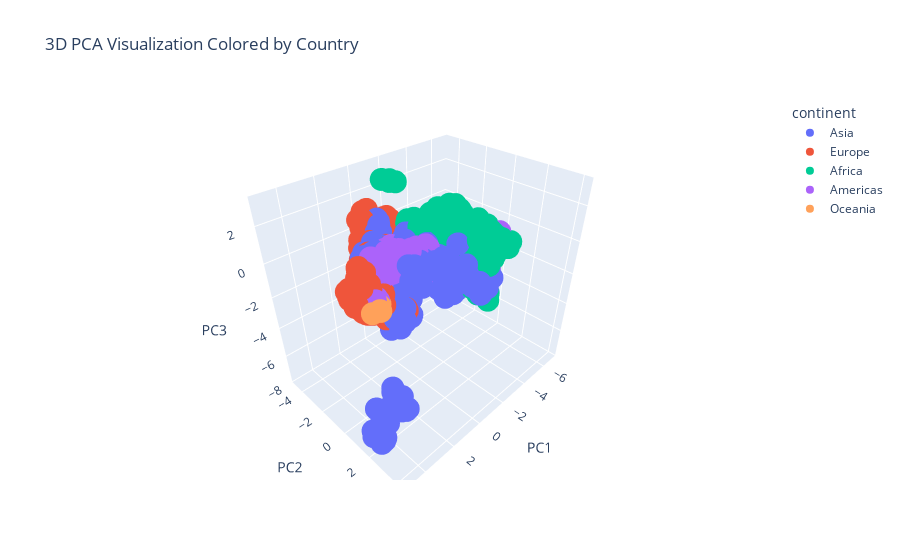

The code cell stored with this chart in its notebook:
### Code cell
import plotly.express as px

# Create a 3D scatter plot
fig = px.scatter_3d(
    final_data, 
    x='PC1', 
    y='PC2', 
    z='PC3', 
    color='continent',  # This will color the points by the 'country' attribute
    title='3D PCA Visualization Colored by Country'
)

# Show the plot
fig.show()

### Figure 1 — Plotly figure (JSON) as saved in the notebook; plotly's stock layout.template omitted (floating-point values rounded to 4 significant figures; data arrays with more than 128 entries replaced by an {"elided": "..."} marker saying what was removed)
{"data": [{"hovertemplate": "continent=Asia<br>PC1=%{x}<br>PC2=%{y}<br>PC3=%{z}<extra></extra>", "legendgroup": "Asia", "marker": {"color": "#636efa", "symbol": "circle"}, "mode": "markers", "name": "Asia", "scene": "scene", "showlegend": true, "type": "scatter3d", "x": {"elided": "568 float values"}, "y": {"elided": "568 float values"}, "z": {"elided": "568 float values"}}, {"hovertemplate": "continent=Europe<br>PC1=%{x}<br>PC2=%{y}<br>PC3=%{z}<extra></extra>", "legendgroup": "Europe", "marker": {"color": "#EF553B", "symbol": "circle"}, "mode": "markers", "name": "Europe", "scene": "scene", "showlegend": true, "type": "scatter3d", "x": {"elided": "521 float values"}, "y": {"elided": "521 float values"}, "z": {"elided": "521 float values"}}, {"hovertemplate": "continent=Africa<br>PC1=%{x}<br>PC2=%{y}<br>PC3=%{z}<extra></extra>", "legendgroup": "Africa", "marker": {"color": "#00cc96", "symbol": "circle"}, "mode": "markers", "name": "Africa", "scene": "scene", "showlegend": true, "type": "scatter3d", "x": {"elided": "474 float values"}, "y": {"elided": "474 float values"}, "z": {"elided": "474 float values"}}, {"hovertemplate": "continent=Americas<br>PC1=%{x}<br>PC2=%{y}<br>PC3=%{z}<extra></extra>", "legendgroup": "Americas", "marker": {"color": "#ab63fa", "symbol": "circle"}, "mode": "markers", "name": "Americas", "scene": "scene", "showlegend": true, "type": "scatter3d", "x": {"elided": "319 float values"}, "y": {"elided": "319 float values"}, "z": {"elided": "319 float values"}}, {"hovertemplate": "continent=Oceania<br>PC1=%{x}<br>PC2=%{y}<br>PC3=%{z}<extra></extra>", "legendgroup": "Oceania", "marker": {"color": "#FFA15A", "symbol": "circle"}, "mode": "markers", "name": "Oceania", "scene": "scene", "showlegend": true, "type": "scatter3d", "x": [3.669, 3.423, 3.513, 3.786, 3.867, 3.603, 3.633, 3.325, 3.695, 3.453, 3.526, 3.403, 3.395, 3.277, 3.936, 3.752, 3.608, 3.686, 3.843, 3.733, 3.918, 3.903, 4.298, 3.756, 4.051, 4.059, 3.722, 3.755], "y": [1.501, 1.268, 1.295, 1.457, 1.59, 1.267, 1.212, 1.112, 1.26, 0.955, 1.058, 0.5208, 0.4131, 0.5864, 1.818, 1.379, 1.458, 1.305, 1.682, 1.545, 1.342, 1.827, 1.783, 1.436, 1.538, 1.165, 1.108, 0.955], "z": [0.1926, 0.3575, 0.2217, 0.1594, 0.2397, 0.08392, 0.3409, -0.09684, 0.02971, -0.06156, -0.02543, 0.03576, 0.04619, 0.09703, 0.1782, 0.08162, 0.138, 0.1424, 0.1763, 0.1884, 0.427, 0.1281, 0.2026, 0.04613, 0.1025, 0.1728, -0.06297, 0.1069]}], "layout": {"legend": {"title": {"text": "continent"}, "tracegroupgap": 0}, "scene": {"domain": {"x": [0, 1], "y": [0, 1]}, "xaxis": {"title": {"text": "PC1"}}, "yaxis": {"title": {"text": "PC2"}}, "zaxis": {"title": {"text": "PC3"}}}, "title": {"text": "3D PCA Visualization Colored by Country"}}}
